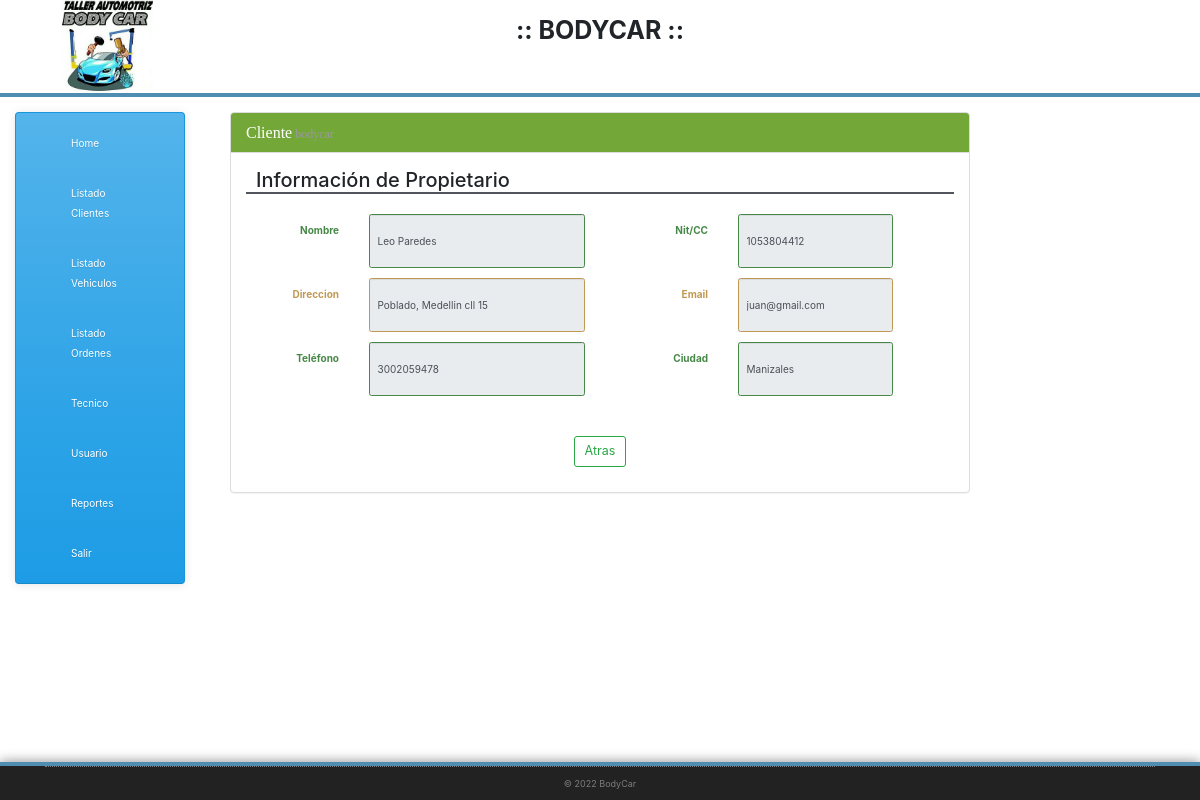
The app's page /v_vehiculo_propietario.php?id=6 with its own data.
### tables this page shows
CREATE TABLE `cliente` (
  `id` bigint(20) UNSIGNED NOT NULL,
  `cli_nom` varchar(255) NOT NULL,
  `cli_ide` varchar(255) NOT NULL,
  `cli_dir` varchar(255) NOT NULL,
  `cli_ema` varchar(255) NOT NULL,
  `cli_tel` varchar(255) NOT NULL,
  `cli_ciu` varchar(255) NOT NULL
);

### conectar.php (called while the page is built)
<?php
  class Conectar
  {
   public static function con(){
    $hostname_db = "localhost";
    $database_db = "bodycar";
    $username_db = "root";
    $password_db = "";
    $conexion = mysqli_connect($hostname_db, $username_db, $password_db);
    mysqli_select_db($conexion,$database_db) or die ("Ninguna DB seleccionada");
    return $conexion;
  }
}

### m_cliente.php (called while the page is built, shortened)
<?php
require_once 'conectar.php';
class Cliente {
  private $registro;
  function __construct() {
    $this->registro=array();
  }
public function get_cliente_id($id){
  $sql="select * from cliente where id=$id";
  $res=mysqli_query(Conectar::con(),$sql);
  while($reg=mysqli_fetch_assoc($res))
  {
   $this->registro[]=$reg;
 }
 return $this->registro;
}
}
?>

### v_vehiculo_propietario.php (the view, shortened to what this page needs)
<!DOCTYPE html>
<?php
    require_once 'm_cliente.php';
    $lib = new Cliente();
    $pro=$lib->get_cliente_id($_GET["id"]);
    ?>
 <html class="no-js">
 <head>
  <link rel="stylesheet" href="css/bootstrap.min.css">
  <link rel="stylesheet" href="css/icomoon-social.css">
  <link rel="stylesheet" href="css/Estilos.css">
  <link rel="stylesheet" type="text/css" href="//code.jquery.com/ui/1.12.1/themes/cupertino/jquery-ui.css">
  <link rel="stylesheet" type="text/css" href="//cdn.datatables.net/1.10.13/css/dataTables.jqueryui.min.css">
            <link rel="stylesheet" href="css/main.css">
            <link rel="stylesheet" href="https://maxcdn.bootstrapcdn.com/bootstrap/4.0.0-alpha.5/css/bootstrap.min.css">
          </head>
          <body>
              <div class="content">
            <?php include('header.php'); ?>
            <div class="container-fluid">
              <div class="row justify-content-start">
               <div class="col-sm-2 col-md-2 col-lg-2">
                <div class="">
                  <br>
                  <?php
                  include("sidebar.php");
                  ?>
                </div>
              </div>
              <div class="col-sm-8 col-md-8 col-lg-8">
                <div class="container-fluid">
                  <div class="panel-group" id="accordion">
                    <br>
                      <div class="panel panel-success">
                        <div class="panel-heading">
                          <h4 class="panel-title">
                            <a data-toggle="collapse" data-parent="#accordion" href="#collapse1">
                             Cliente<small>  bodycar</small></a>
                            </h4>
                          </div>
                          <div id="collapse1" class="panel-collapse collapse in">
                            <div class="panel-body">
                             <form action="editar_cliente.php" method="POST">
                             <div class="form-horizontal">
                              <h2>Información de Propietario</h2>
                              <br>
                               <div class="form-group has-success">
                                  <label class="control-label hidden-xs col-sm-2 col-md-2" for="cli_nom">Nombre</label>
                                  <div class="col-xs-6 col-md-4">
                                    <input type="text" class="form-control input-lg" id="cli_nom" name="cli_nom" value="<?php echo $pro[0]["cli_nom"];?>" data-toggle="tooltip" title="" disabled>
                                  </div>
                                  <label  class="control-label hidden-xs col-sm-2 col-md-2" for="cli_ide">Nit/CC</label>
                                  <div class="col-xs-6 col-sm-3 col-md-3">
                                    <input type="text" class="form-control input-lg" id="cli_ide" name="cli_ide" value="<?php echo $pro[0]["cli_ide"];?>" data-toggle="tooltip" title="" disabled>
                                  </div>
                              </div>
                              <div class="form-group has-warning">
                                  <label class="control-label hidden-xs col-sm-2 col-md-2" for="cli_dir">Direccion</label>
                                  <div class="col-xs-6 col-md-4">
                                    <input type="text" class="form-control input-lg" id="cli_dir" name="cli_dir" value="<?php echo $pro[0]["cli_dir"];?>" data-toggle="tooltip" title="" disabled>
                                  </div>
                                  <label  class="control-label hidden-xs col-sm-2 col-md-2" for="cli_ema">Email</label>
                                  <div class="col-xs-6 col-sm-3 col-md-3">
                                    <input type="text" class="form-control input-lg" id="cli_ema" name="cli_ema" value="<?php echo $pro[0]["cli_ema"];?>" data-toggle="tooltip" title="" disabled>
                                  </div>
                              </div>
                              <div class="form-group has-success">
                                  <label class="control-label hidden-xs col-sm-2 col-md-2" for="cli_tel">Teléfono</label>
                                  <div class="col-xs-6 col-md-4">
                                    <input type="text" class="form-control input-lg" id="cli_tel" name="cli_tel" value="<?php echo $pro[0]["cli_tel"];?>" data-toggle="tooltip" title="" disabled>
                                  </div>
                                  <label  class="control-label hidden-xs col-sm-2 col-md-2" for="cli_ciu">Ciudad</label>
                                  <div class="col-xs-6 col-sm-3 col-md-3">
                                    <input type="text" class="form-control input-lg" id="cli_ciu" name="cli_ciu" value="<?php echo $pro[0]["cli_ciu"];?>" data-toggle="tooltip" title="" disabled>
                                  </div>
                              </div>
                              <br><br>
                          <div class="form-group has-warning">
                            <div class="text-center">
                             <a href="listado_vehiculo.php" class="btn btn-outline-success btn-lg" role="button"> Atras</a>
                            </div>
                          </div>
                        </div>
                      </form>
                    </div>
                  </div>
                </div>
                    </div>
                     </div>
                    </div>
                    </div>
                </div>
            </div>
       <?php include('footer.php') ?>
          </body>
          </html>

### css/main.css (style rules this page uses)
body { background: url(../img/page-background.png); }
body { font-family: Arial, Helvetica, sans-serif; font-size: 14px; line-height: 20px; color: #535b60; }
h2 { color: #53555c; font-family: 'Open Sans', sans-serif; font-size: 2em; border-bottom: 2px solid #53555c; line-height: 1.5em; margin: 30px 0; padding-left: 10px; }
h4 { font-family: 'Open Sans', sans-serif; color: #53555c; margin-bottom: 10px; }
a { color: #4f8db3; }
.btn { border: 1px solid #4f8db3; -webkit-border-radius: 2px; -webkit-background-clip: padding-box; -moz-border-radius: 2px; -moz-background-clip: padding; border-radius: 2px; background-clip: padding-box; color: #FFFFFF; cursor: pointer; display: inline-block; text-transform: none; -webkit-transition: all .25s ease; -moz-transition: all .25s ease; -o-transition: all .25s ease; -ms-transition: all .25s ease; transition: all .25s ease; text-align: center; background: none repeat scroll 0 0 #4f8db3; text-shadow: none; box-shadow: none; color: #FFF; white-space: nowrap; }

### footer.php (style rules this page uses)
html { height: 100%; }
body { display: flex; display: -webkit-flex; flex-direction: column; -webkit-flex-direction: column; height: 100%; }
.content { flex: 1 0 auto; -webkit-flex: 1 0 auto; min-height: 200px; }

### v_vehiculo_propietario.php (style rules this page uses)
h4 { font-family: 'MTCORSVA'; }

### records on screen
cliente: cli_nom "Leo Paredes", cli_ide "1053804412", cli_dir "Poblado, Medellin cll 15", cli_ema "juan@gmail.com", cli_tel "3002059478", cli_ciu "Manizales"
